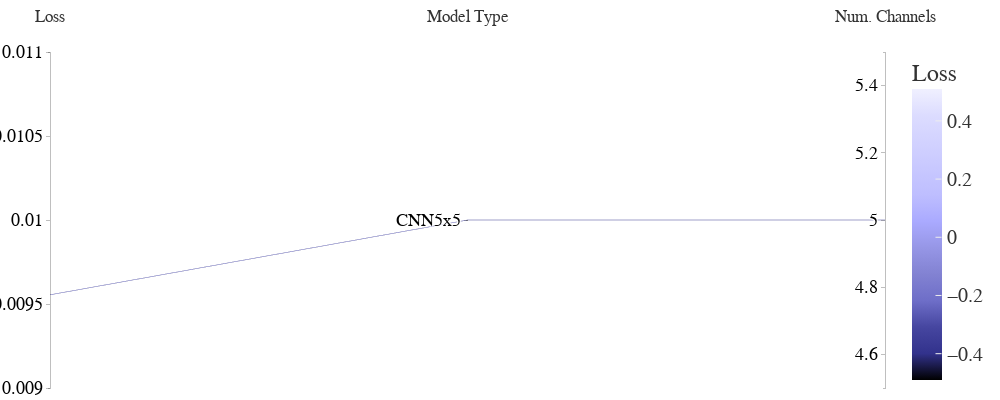

Notebook code cell kept with this figure:
### Code cell
imp.reload(cplot)


fig=cplot.get_parallel_coordinate_plot(study,coloring=icy,logLoss=False)
scope = PlotlyScope()
fig= fig.update_layout(   
    autosize=False,title_text='Loss vs Hyper-Parameter Parallel Plot',title=None, title_x=0.5, title_y=0.98, 
    template="ggplot2",
    width=1000,
    height=400,
    font_family="Times New Roman",
    font_size=20,
    title_font_family="Times New Roman",
    title_font_size=30,           
       margin=dict(l=50, t=50,r=1,  b=10),
    )

with open("parallel_coordround2.pdf", "wb") as f:
    f.write(scope.transform(fig, format="pdf", width=1000,height=400,))
fig

### Figure 1 — Plotly figure (JSON) as saved in the notebook; plotly's stock layout.template omitted (floating-point values rounded to 4 significant figures)
{"data": [{"dimensions": [{"label": "Loss", "range": [0.01, 0.01], "values": [0.009555]}, {"label": "Model Type", "range": [0, 0], "ticktext": ["CNN5x5"], "tickvals": [0], "values": [0]}, {"label": "Num. Channels", "range": [5, 5], "values": [5]}], "line": {"color": [0.009555], "colorbar": {"title": {"text": "Loss"}}, "colorscale": [[0, "rgb(0, 0, 0)"], [0.09091, "rgb(50,50,140)"], [0.1818, "rgb(70,70,160)"], [0.2727, "rgb(110,110,200)"], [0.3636, "rgb(130,130,210)"], [0.4545, "rgb(150,150,230)"], [0.5455, "rgb(170,170,255)"], [0.6364, "rgb(190,190,255)"], [0.7273, "rgb(200,200,255)"], [0.8182, "rgb(210,210,255)"], [0.9091, "rgb(220,220,255)"], [1, "rgb(240,240,255)"]], "showscale": true}, "rangefont": {"color": "white", "family": "Times New Roman", "size": 1}, "tickfont": {"color": "black", "family": "Times New Roman", "size": 18}, "type": "parcoords"}], "layout": {"autosize": false, "font": {"family": "Times New Roman", "size": 20}, "height": 400, "margin": {"b": 10, "l": 50, "r": 1, "t": 50}, "title": {"font": {"family": "Times New Roman", "size": 30}, "x": 0.5, "y": 0.98}, "width": 1000}}
